Frame 1 (no input): blank canvas, image omitted
Frame 60 (the mouse pressed at the canvas centre just before this capture): blank canvas, image omitted
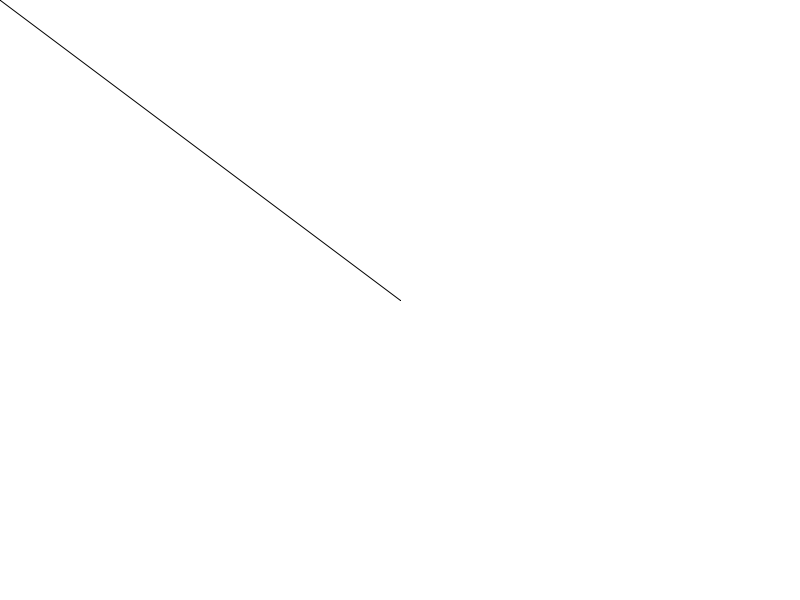
Frame 120 (the mouse held since frame 60 and released just before this capture)

The Processing sketch whose frames 1 and 60 were blank and that drew this single picture after the mouse press (run headless with seeded random() and noise(); from frame 60 on, the mouse is pressed at the canvas centre):

// Processing sketch: Lesson11
// ── Lesson11.pde
// Lesson 11 "Sketch Board"
//    introduction of user-interaction

int rad = 10;
int prevX;
int prevY;

void setup() {
  size(800, 600);
  smooth();
  background(255);
  
  prevX = mouseX;
  prevY = mouseY;
}

void draw() {
  int x = mouseX;
  int y = mouseY;
  
  stroke(0);
  line(prevX, prevY, x, y);
  
  prevX = x;
  prevY = y;
}

void mousePressed() {
  fill(0);
  ellipse(mouseX, mouseY, 10, 10);
}

void keyPressed() {
  switch(key) {
    case ' ': // hit space-key to clear the window
      background(255);
      break;
  }
}
